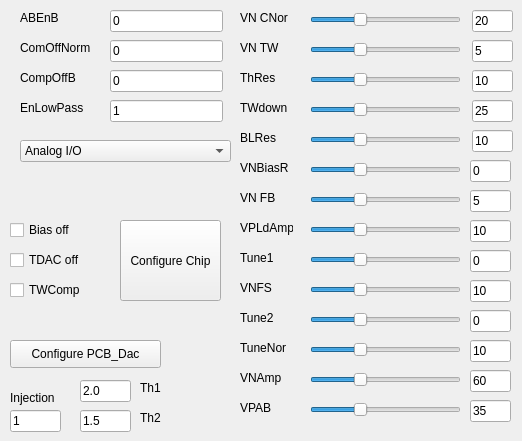
    <widget class="QWidget" name="tab_2">
     <attribute name="title">
      <string>H35 Config</string>
     </attribute>
     <widget class="QPushButton" name="ConfigReg">
      <property name="geometry">
       <rect>
        <x>120</x>
        <y>220</y>
        <width>101</width>
        <height>81</height>
       </rect>
      </property>
      <property name="text">
       <string>Configure Chip</string>
      </property>
     </widget>
     <widget class="QPushButton" name="PCB_DAC">
      <property name="geometry">
       <rect>
        <x>10</x>
        <y>340</y>
        <width>151</width>
        <height>28</height>
       </rect>
      </property>
      <property name="text">
       <string>Configure PCB_Dac</string>
      </property>
     </widget>
     <widget class="QLineEdit" name="bdac0">
      <property name="geometry">
       <rect>
        <x>472</x>
        <y>10</y>
        <width>41</width>
        <height>22</height>
       </rect>
      </property>
      <property name="text">
       <string>20</string>
      </property>
     </widget>
     <widget class="QLineEdit" name="bdac1">
      <property name="geometry">
       <rect>
        <x>472</x>
        <y>40</y>
        <width>41</width>
        <height>22</height>
       </rect>
      </property>
      <property name="text">
       <string>5</string>
      </property>
     </widget>
     <widget class="QLineEdit" name="bdac2">
      <property name="geometry">
       <rect>
        <x>472</x>
        <y>70</y>
        <width>41</width>
        <height>22</height>
       </rect>
      </property>
      <property name="text">
       <string>10</string>
      </property>
     </widget>
     <widget class="QLineEdit" name="bdac3">
      <property name="geometry">
       <rect>
        <x>472</x>
        <y>100</y>
        <width>41</width>
        <height>22</height>
       </rect>
      </property>
      <property name="text">
       <string>25</string>
      </property>
     </widget>
     <widget class="QLineEdit" name="bdac4">
      <property name="geometry">
       <rect>
        <x>472</x>
        <y>130</y>
        <width>41</width>
        <height>22</height>
       </rect>
      </property>
      <property name="text">
       <string>10</string>
      </property>
     </widget>
     <widget class="QLineEdit" name="bdac5">
      <property name="geometry">
       <rect>
        <x>470</x>
        <y>160</y>
        <width>41</width>
        <height>22</height>
       </rect>
      </property>
      <property name="text">
       <string>0</string>
      </property>
     </widget>
     <widget class="QLineEdit" name="bdac7">
      <property name="geometry">
       <rect>
        <x>470</x>
        <y>220</y>
        <width>41</width>
        <height>22</height>
       </rect>
      </property>
      <property name="text">
       <string>10</string>
      </property>
     </widget>
     <widget class="QLineEdit" name="bdac8">
      <property name="geometry">
       <rect>
        <x>470</x>
        <y>250</y>
        <width>41</width>
        <height>22</height>
       </rect>
      </property>
      <property name="text">
       <string>0</string>
      </property>
     </widget>
     <widget class="QLineEdit" name="bdac9">
      <property name="geometry">
       <rect>
        <x>470</x>
        <y>280</y>
        <width>41</width>
        <height>22</height>
       </rect>
      </property>
      <property name="text">
       <string>10</string>
      </property>
     </widget>
     <widget class="QLineEdit" name="bdac10">
      <property name="geometry">
       <rect>
        <x>470</x>
        <y>310</y>
        <width>41</width>
        <height>22</height>
       </rect>
      </property>
      <property name="text">
       <string>0</string>
      </property>
     </widget>
     <widget class="QLineEdit" name="bdac11">
      <property name="geometry">
       <rect>
        <x>470</x>
        <y>340</y>
        <width>41</width>
        <height>22</height>
       </rect>
      </property>
      <property name="text">
       <string>10</string>
      </property>
     </widget>
     <widget class="QLineEdit" name="bdac12">
      <property name="geometry">
       <rect>
        <x>470</x>
        <y>370</y>
        <width>41</width>
        <height>22</height>
       </rect>
      </property>
      <property name="text">
       <string>60</string>
      </property>
     </widget>
     <widget class="QLineEdit" name="bdac13">
      <property name="geometry">
       <rect>
        <x>470</x>
        <y>400</y>
        <width>41</width>
        <height>22</height>
       </rect>
      </property>
      <property name="text">
       <string>35</string>
      </property>
     </widget>
     <widget class="QLabel" name="label_19">
      <property name="geometry">
       <rect>
        <x>240</x>
        <y>10</y>
        <width>53</width>
        <height>16</height>
       </rect>
      </property>
      <property name="text">
       <string>VN CNor</string>
      </property>
     </widget>
     <widget class="QLabel" name="label_20">
      <property name="geometry">
       <rect>
        <x>240</x>
        <y>40</y>
        <width>53</width>
        <height>16</height>
       </rect>
      </property>
      <property name="text">
       <string>VN TW</string>
      </property>
     </widget>
     <widget class="QLabel" name="label_21">
      <property name="geometry">
       <rect>
        <x>240</x>
        <y>70</y>
        <width>53</width>
        <height>16</height>
       </rect>
      </property>
      <property name="text">
       <string>ThRes</string>
      </property>
     </widget>
     <widget class="QLabel" name="label_22">
      <property name="geometry">
       <rect>
        <x>240</x>
        <y>100</y>
        <width>53</width>
        <height>16</height>
       </rect>
      </property>
      <property name="text">
       <string>TWdown</string>
      </property>
     </widget>
     <widget class="QLabel" name="label_23">
      <property name="geometry">
       <rect>
        <x>240</x>
        <y>130</y>
        <width>53</width>
        <height>16</height>
       </rect>
      </property>
      <property name="text">
       <string>BLRes</string>
      </property>
     </widget>
     <widget class="QLabel" name="label_24">
      <property name="geometry">
       <rect>
        <x>240</x>
        <y>160</y>
        <width>53</width>
        <height>16</height>
       </rect>
      </property>
      <property name="text">
       <string>VNBiasR</string>
      </property>
     </widget>
     <widget class="QLabel" name="label_25">
      <property name="geometry">
       <rect>
        <x>240</x>
        <y>190</y>
        <width>53</width>
        <height>16</height>
       </rect>
      </property>
      <property name="text">
       <string>VN FB</string>
      </property>
     </widget>
     <widget class="QLabel" name="label_26">
      <property name="geometry">
       <rect>
        <x>240</x>
        <y>220</y>
        <width>53</width>
        <height>16</height>
       </rect>
      </property>
      <property name="text">
       <string>VPLdAmp</string>
      </property>
     </widget>
     <widget class="QLabel" name="label_27">
      <property name="geometry">
       <rect>
        <x>240</x>
        <y>250</y>
        <width>53</width>
        <height>16</height>
       </rect>
      </property>
      <property name="text">
       <string>Tune1</string>
      </property>
     </widget>
     <widget class="QLabel" name="label_28">
      <property name="geometry">
       <rect>
        <x>240</x>
        <y>280</y>
        <width>53</width>
        <height>16</height>
       </rect>
      </property>
      <property name="text">
       <string>VNFS</string>
      </property>
     </widget>
     <widget class="QLabel" name="label_29">
      <property name="geometry">
       <rect>
        <x>240</x>
        <y>310</y>
        <width>61</width>
        <height>16</height>
       </rect>
      </property>
      <property name="text">
       <string>Tune2</string>
      </property>
     </widget>
     <widget class="QLabel" name="label_30">
      <property name="geometry">
       <rect>
        <x>240</x>
        <y>340</y>
        <width>61</width>
        <height>16</height>
       </rect>
      </property>
      <property name="text">
       <string>TuneNor</string>
      </property>
     </widget>
     <widget class="QLabel" name="label_31">
      <property name="geometry">
       <rect>
        <x>240</x>
        <y>370</y>
        <width>61</width>
        <height>16</height>
       </rect>
      </property>
      <property name="text">
       <string>VNAmp</string>
      </property>
     </widget>
     <widget class="QLabel" name="label_32">
      <property name="geometry">
       <rect>
        <x>240</x>
        <y>400</y>
        <width>61</width>
        <height>16</height>
       </rect>
      </property>
      <property name="text">
       <string>VPAB</string>
      </property>
     </widget>
     <widget class="QLineEdit" name="gABEnB">
      <property name="geometry">
       <rect>
        <x>110</x>
        <y>10</y>
        <width>113</width>
        <height>22</height>
       </rect>
      </property>
      <property name="text">
       <string>0</string>
      </property>
     </widget>
     <widget class="QLineEdit" name="gCompOffNorm">
      <property name="geometry">
       <rect>
        <x>110</x>
        <y>40</y>
        <width>113</width>
        <height>22</height>
       </rect>
      </property>
      <property name="text">
       <string>0</string>
      </property>
     </widget>
     <widget class="QLineEdit" name="gCompOffB">
      <property name="geometry">
       <rect>
        <x>110</x>
        <y>70</y>
        <width>113</width>
        <height>22</height>
       </rect>
      </property>
      <property name="text">
       <string>0</string>
      </property>
     </widget>
     <widget class="QLineEdit" name="gEnLowPass">
      <property name="geometry">
       <rect>
        <x>110</x>
        <y>100</y>
        <width>113</width>
        <height>22</height>
       </rect>
      </property>
      <property name="text">
       <string>1</string>
      </property>
     </widget>
     <widget class="QLabel" name="label_36">
      <property name="geometry">
       <rect>
        <x>20</x>
        <y>10</y>
        <width>53</width>
        <height>16</height>
       </rect>
      </property>
      <property name="text">
       <string>ABEnB</string>
      </property>
     </widget>
     <widget class="QLabel" name="label_37">
      <property name="geometry">
       <rect>
        <x>20</x>
        <y>40</y>
        <width>81</width>
        <height>16</height>
       </rect>
      </property>
      <property name="text">
       <string>ComOffNorm</string>
      </property>
     </widget>
     <widget class="QLabel" name="label_38">
      <property name="geometry">
       <rect>
        <x>20</x>
        <y>70</y>
        <width>71</width>
        <height>16</height>
       </rect>
      </property>
      <property name="text">
       <string>CompOffB</string>
      </property>
     </widget>
     <widget class="QLabel" name="label_39">
      <property name="geometry">
       <rect>
        <x>20</x>
        <y>100</y>
        <width>71</width>
        <height>16</height>
       </rect>
      </property>
      <property name="text">
       <string>EnLowPass</string>
      </property>
     </widget>
     <widget class="QLineEdit" name="pcbdac_edit">
      <property name="geometry">
       <rect>
        <x>10</x>
        <y>410</y>
        <width>51</width>
        <height>22</height>
       </rect>
      </property>
      <property name="text">
       <string>1</string>
      </property>
     </widget>
     <widget class="QLabel" name="label_44">
      <property name="geometry">
       <rect>
        <x>10</x>
        <y>390</y>
        <width>53</width>
        <height>16</height>
       </rect>
      </property>
      <property name="text">
       <string>Injection</string>
      </property>
     </widget>
     <widget class="QLineEdit" name="pcbdac_edit_2">
      <property name="geometry">
       <rect>
        <x>80</x>
        <y>380</y>
        <width>51</width>
        <height>22</height>
       </rect>
      </property>
      <property name="text">
       <string>2.0</string>
      </property>
     </widget>
     <widget class="QLabel" name="label_45">
      <property name="geometry">
       <rect>
        <x>140</x>
        <y>380</y>
        <width>53</width>
        <height>16</height>
       </rect>
      </property>
      <property name="text">
       <string>Th1</string>
      </property>
     </widget>
     <widget class="QCheckBox" name="DACSpare1">
      <property name="geometry">
       <rect>
        <x>10</x>
        <y>250</y>
        <width>81</width>
        <height>20</height>
       </rect>
      </property>
      <property name="text">
       <string>TDAC off</string>
      </property>
     </widget>
     <widget class="QCheckBox" name="DACSpare2">
      <property name="geometry">
       <rect>
        <x>10</x>
        <y>280</y>
        <width>81</width>
        <height>20</height>
       </rect>
      </property>
      <property name="text">
       <string>TWComp</string>
      </property>
      <property name="checked">
       <bool>false</bool>
      </property>
     </widget>
     <widget class="QCheckBox" name="DACSpare0">
      <property name="geometry">
       <rect>
        <x>10</x>
        <y>220</y>
        <width>81</width>
        <height>20</height>
       </rect>
      </property>
      <property name="text">
       <string>Bias off</string>
      </property>
      <property name="checked">
       <bool>false</bool>
      </property>
     </widget>
     <widget class="QComboBox" name="comboBox_2">
      <property name="geometry">
       <rect>
        <x>20</x>
        <y>140</y>
        <width>211</width>
        <height>22</height>
       </rect>
      </property>
      <item>
       <property name="text">
        <string>Analog I/O</string>
       </property>
      </item>
      <item>
       <property name="text">
        <string>Normal Comparator</string>
       </property>
      </item>
      <item>
       <property name="text">
        <string>Timewalk Comparator</string>
       </property>
      </item>
     </widget>
     <widget class="QSlider" name="hslide6">
      <property name="geometry">
       <rect>
        <x>310</x>
        <y>190</y>
        <width>151</width>
        <height>19</height>
       </rect>
      </property>
      <property name="maximum">
       <number>63</number>
      </property>
      <property name="value">
       <number>20</number>
      </property>
      <property name="orientation">
       <enum>Qt::Horizontal</enum>
      </property>
     </widget>
     <widget class="QLineEdit" name="bdac6">
      <property name="geometry">
       <rect>
        <x>470</x>
        <y>190</y>
        <width>41</width>
        <height>22</height>
       </rect>
      </property>
      <property name="text">
       <string>5</string>
      </property>
     </widget>
     <widget class="QSlider" name="hslide5">
      <property name="geometry">
       <rect>
        <x>310</x>
        <y>160</y>
        <width>151</width>
        <height>19</height>
       </rect>
      </property>
      <property name="maximum">
       <number>63</number>
      </property>
      <property name="value">
       <number>20</number>
      </property>
      <property name="orientation">
       <enum>Qt::Horizontal</enum>
      </property>
     </widget>
     <widget class="QSlider" name="hslide4">
      <property name="geometry">
       <rect>
        <x>310</x>
        <y>130</y>
        <width>151</width>
        <height>19</height>
       </rect>
      </property>
      <property name="maximum">
       <number>63</number>
      </property>
      <property name="value">
       <number>20</number>
      </property>
      <property name="orientation">
       <enum>Qt::Horizontal</enum>
      </property>
     </widget>
     <widget class="QSlider" name="hslide3">
      <property name="geometry">
       <rect>
        <x>310</x>
        <y>100</y>
        <width>151</width>
        <height>19</height>
       </rect>
      </property>
      <property name="maximum">
       <number>63</number>
      </property>
      <property name="value">
       <number>20</number>
      </property>
      <property name="orientation">
       <enum>Qt::Horizontal</enum>
      </property>
     </widget>
     <widget class="QSlider" name="hslide2">
      <property name="geometry">
       <rect>
        <x>310</x>
        <y>70</y>
        <width>151</width>
        <height>19</height>
       </rect>
      </property>
      <property name="maximum">
       <number>63</number>
      </property>
      <property name="value">
       <number>20</number>
      </property>
      <property name="orientation">
       <enum>Qt::Horizontal</enum>
      </property>
     </widget>
     <widget class="QSlider" name="hslide1">
      <property name="geometry">
       <rect>
        <x>310</x>
        <y>40</y>
        <width>151</width>
        <height>19</height>
       </rect>
      </property>
      <property name="maximum">
       <number>63</number>
      </property>
      <property name="value">
       <number>20</number>
      </property>
      <property name="orientation">
       <enum>Qt::Horizontal</enum>
      </property>
     </widget>
     <widget class="QSlider" name="hslide0">
      <property name="geometry">
       <rect>
        <x>310</x>
        <y>10</y>
        <width>151</width>
        <height>19</height>
       </rect>
      </property>
      <property name="maximum">
       <number>63</number>
      </property>
      <property name="value">
       <number>20</number>
      </property>
      <property name="orientation">
       <enum>Qt::Horizontal</enum>
      </property>
     </widget>
     <widget class="QSlider" name="hslide7">
      <property name="geometry">
       <rect>
        <x>310</x>
        <y>220</y>
        <width>151</width>
        <height>19</height>
       </rect>
      </property>
      <property name="maximum">
       <number>63</number>
      </property>
      <property name="value">
       <number>20</number>
      </property>
      <property name="orientation">
       <enum>Qt::Horizontal</enum>
      </property>
     </widget>
     <widget class="QSlider" name="hslide8">
      <property name="geometry">
       <rect>
        <x>310</x>
        <y>250</y>
        <width>151</width>
        <height>19</height>
       </rect>
      </property>
      <property name="maximum">
       <number>63</number>
      </property>
      <property name="value">
       <number>20</number>
      </property>
      <property name="orientation">
       <enum>Qt::Horizontal</enum>
      </property>
     </widget>
     <widget class="QSlider" name="hslide9">
      <property name="geometry">
       <rect>
        <x>310</x>
        <y>280</y>
        <width>151</width>
        <height>19</height>
       </rect>
      </property>
      <property name="maximum">
       <number>63</number>
      </property>
      <property name="value">
       <number>20</number>
      </property>
      <property name="orientation">
       <enum>Qt::Horizontal</enum>
      </property>
     </widget>
     <widget class="QSlider" name="hslide10">
      <property name="geometry">
       <rect>
        <x>310</x>
        <y>310</y>
        <width>151</width>
        <height>19</height>
       </rect>
      </property>
      <property name="maximum">
       <number>63</number>
      </property>
      <property name="value">
       <number>20</number>
      </property>
      <property name="orientation">
       <enum>Qt::Horizontal</enum>
      </property>
     </widget>
     <widget class="QSlider" name="hslide11">
      <property name="geometry">
       <rect>
        <x>310</x>
        <y>340</y>
        <width>151</width>
        <height>19</height>
       </rect>
      </property>
      <property name="maximum">
       <number>63</number>
      </property>
      <property name="value">
       <number>20</number>
      </property>
      <property name="orientation">
       <enum>Qt::Horizontal</enum>
      </property>
     </widget>
     <widget class="QSlider" name="hslide12">
      <property name="geometry">
       <rect>
        <x>310</x>
        <y>370</y>
        <width>151</width>
        <height>19</height>
       </rect>
      </property>
      <property name="maximum">
       <number>63</number>
      </property>
      <property name="value">
       <number>20</number>
      </property>
      <property name="orientation">
       <enum>Qt::Horizontal</enum>
      </property>
     </widget>
     <widget class="QSlider" name="hslide13">
      <property name="geometry">
       <rect>
        <x>310</x>
        <y>400</y>
        <width>151</width>
        <height>19</height>
       </rect>
      </property>
      <property name="maximum">
       <number>63</number>
      </property>
      <property name="value">
       <number>20</number>
      </property>
      <property name="orientation">
       <enum>Qt::Horizontal</enum>
      </property>
     </widget>
     <widget class="QLineEdit" name="pcbdac_edit_3">
      <property name="geometry">
       <rect>
        <x>80</x>
        <y>410</y>
        <width>51</width>
        <height>22</height>
       </rect>
      </property>
      <property name="text">
       <string>1.5</string>
      </property>
     </widget>
     <widget class="QLabel" name="label_46">
      <property name="geometry">
       <rect>
        <x>140</x>
        <y>410</y>
        <width>53</width>
        <height>16</height>
       </rect>
      </property>
      <property name="text">
       <string>Th2</string>
      </property>
     </widget>
    </widget>
